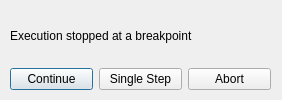
<?xml version="1.0" encoding="UTF-8"?>
<ui version="4.0">
 <class>BreakpointDialog</class>
 <widget class="QDialog" name="BreakpointDialog">
  <property name="geometry">
   <rect>
    <x>0</x>
    <y>0</y>
    <width>282</width>
    <height>100</height>
   </rect>
  </property>
  <property name="windowTitle">
   <string>Breakpoint</string>
  </property>
  <widget class="QWidget" name="verticalLayoutWidget">
   <property name="geometry">
    <rect>
     <x>10</x>
     <y>10</y>
     <width>261</width>
     <height>80</height>
    </rect>
   </property>
   <layout class="QVBoxLayout" name="verticalLayout">
    <item>
     <widget class="QLabel" name="label">
      <property name="text">
       <string>Execution stopped at a breakpoint</string>
      </property>
     </widget>
    </item>
    <item>
     <layout class="QHBoxLayout" name="horizontalLayout_2">
      <item>
       <widget class="QPushButton" name="continuePushButton">
        <property name="text">
         <string>Continue</string>
        </property>
        <property name="default">
         <bool>true</bool>
        </property>
       </widget>
      </item>
      <item>
       <widget class="QPushButton" name="singleStepPushButton">
        <property name="text">
         <string>Single Step</string>
        </property>
       </widget>
      </item>
      <item>
       <widget class="QPushButton" name="abortPushButton">
        <property name="text">
         <string>Abort</string>
        </property>
       </widget>
      </item>
     </layout>
    </item>
   </layout>
  </widget>
 </widget>
 <resources/>
 <connections>
  <connection>
   <sender>continuePushButton</sender>
   <signal>clicked()</signal>
   <receiver>BreakpointDialog</receiver>
   <slot>close()</slot>
   <hints>
    <hint type="sourcelabel">
     <x>52</x>
     <y>70</y>
    </hint>
    <hint type="destinationlabel">
     <x>141</x>
     <y>49</y>
    </hint>
   </hints>
  </connection>
  <connection>
   <sender>singleStepPushButton</sender>
   <signal>clicked()</signal>
   <receiver>BreakpointDialog</receiver>
   <slot>close()</slot>
   <hints>
    <hint type="sourcelabel">
     <x>140</x>
     <y>70</y>
    </hint>
    <hint type="destinationlabel">
     <x>141</x>
     <y>49</y>
    </hint>
   </hints>
  </connection>
  <connection>
   <sender>abortPushButton</sender>
   <signal>clicked()</signal>
   <receiver>BreakpointDialog</receiver>
   <slot>close()</slot>
   <hints>
    <hint type="sourcelabel">
     <x>227</x>
     <y>70</y>
    </hint>
    <hint type="destinationlabel">
     <x>141</x>
     <y>49</y>
    </hint>
   </hints>
  </connection>
 </connections>
</ui>
